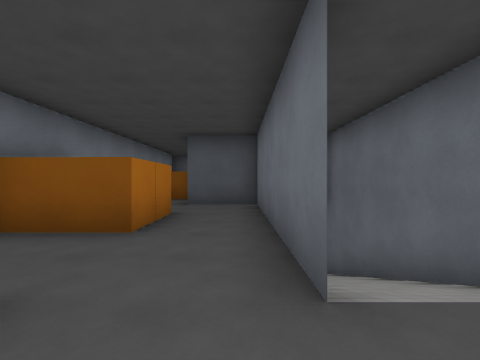
view 1 (above)

19 first-person views from a walk through a Godot game level. The camera is 1.4 m above the floor, looks level and sees 85° across. The floor is counted in squares, 2 m on a side. Each view is taken from the middle of a square. On the plan, view 1 faces up. The plan holds only what a view shows up to about 9 squares ahead; the rest is blank. The place goes on beyond the plan. Characters and animated objects are not drawn. Surface patterns are stand-ins for the level's own textures.

view 2
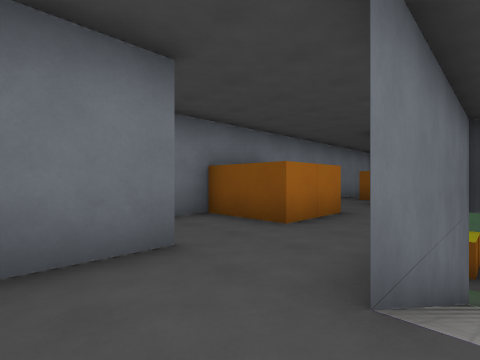

view 3
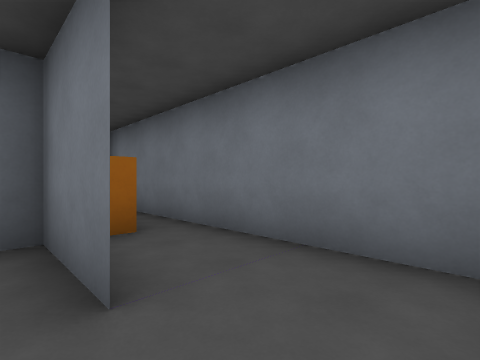

view 4
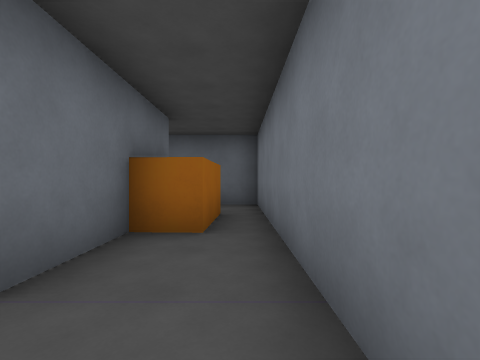

view 5
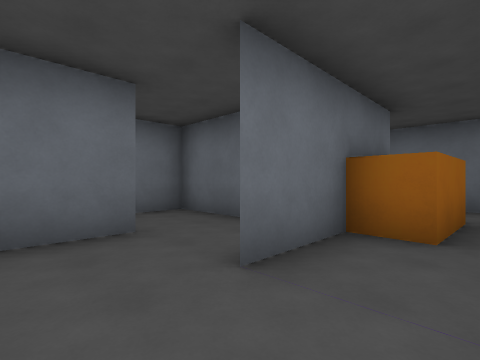

view 6
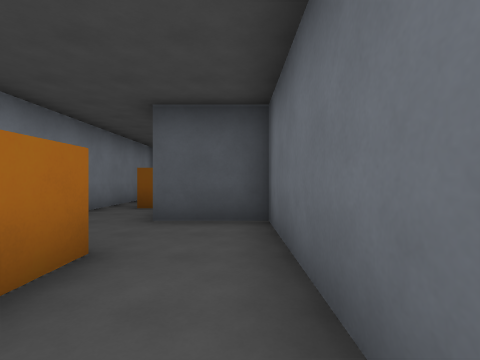

view 7
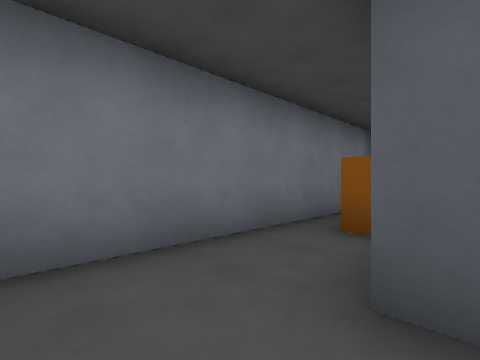

view 8
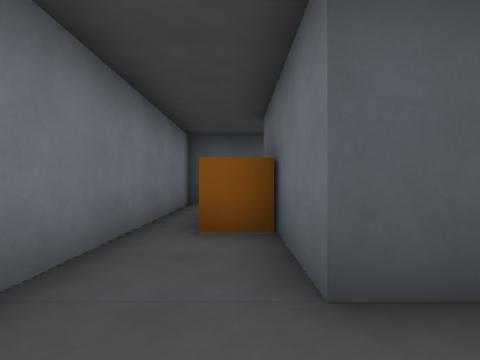

view 9
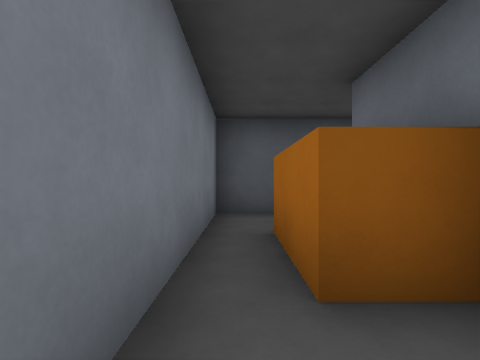

view 10
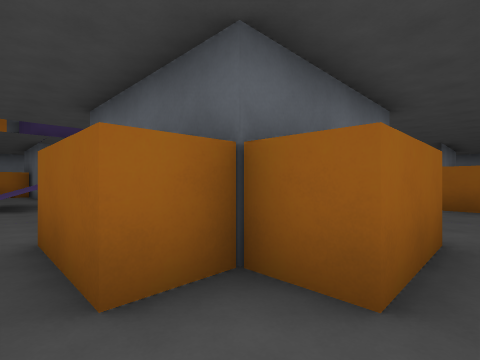

view 11
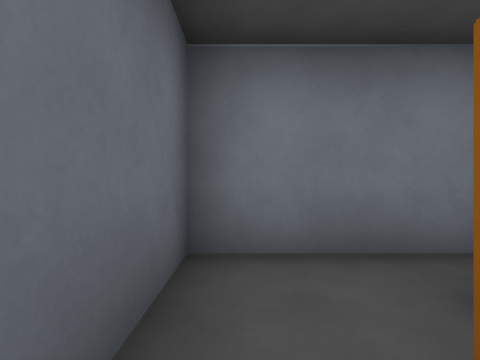

view 12
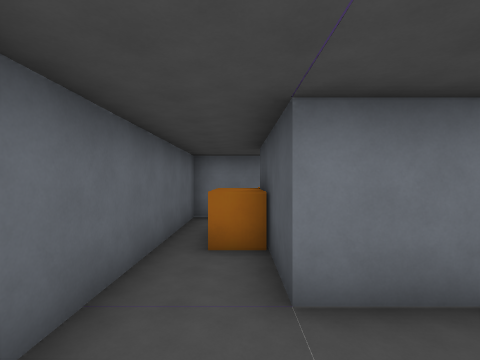

view 13
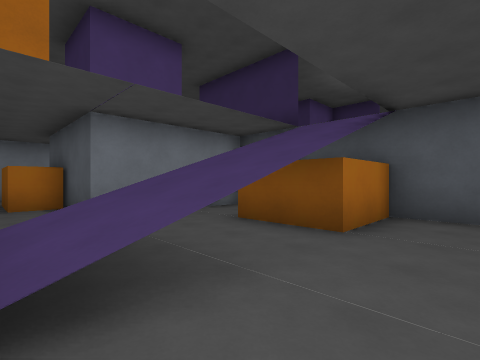

view 14
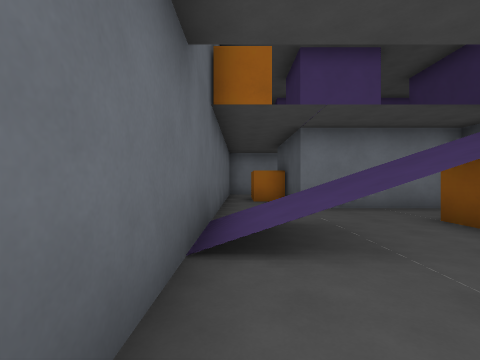

view 15
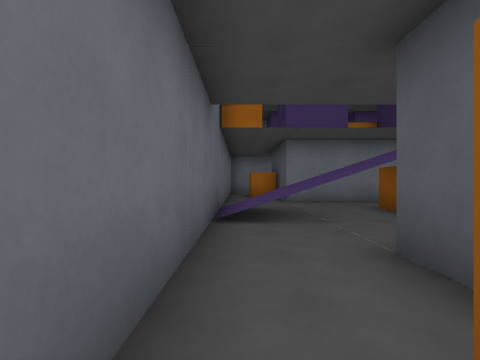

view 16
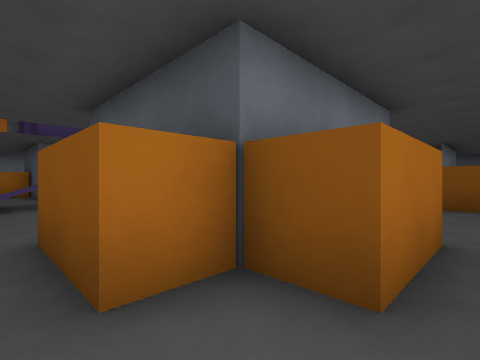

view 17
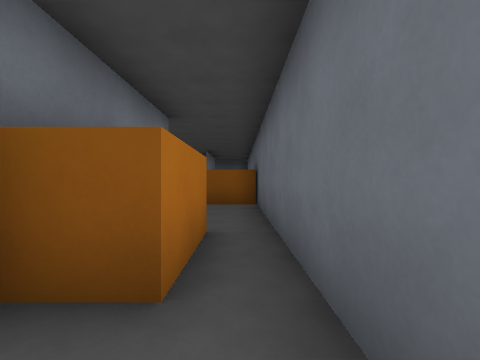

view 18
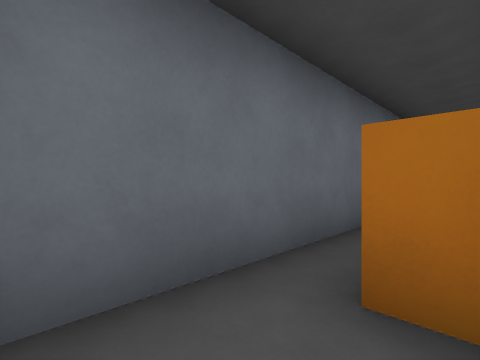

view 19
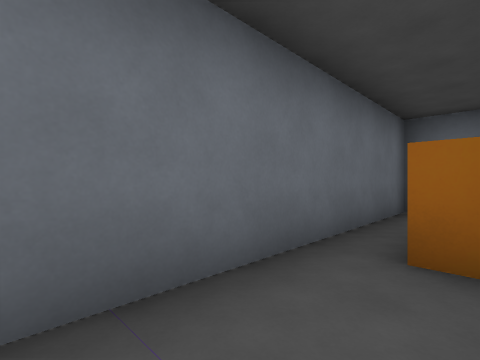

### Floor plan
Key: @ floor where view 1 was taken; # wall or solid block; . floor; / step, stairs or slope; v drop or lower ground; B box.
Columns run from 4 left of view 1 to 15 right of it. Each row starts with its distance up from view 1.
 14  ##
 13 #........//
 12 #..BB....//
 11 #.B
 10 #.B
  9 #..#
  8 #..###
  7 #....# #
  6 #....#v#
  5  BB..#v#
  4  BB..#v#          Bv
  3 #....#v          ..#
  2 #....vv   ###    ..#
  1 #.#...#. BB.     ..#
  0 #.#.@.#..BB.     ..#
 -1 #.B  ##.....     B.#
 -2 #.B  ##..//.    #B.#
 -3 #..BB....//.  BBB..#
 -4 #........//........#
 -5 v##################

Where each view was taken, in squares from view 1:
view 1: 0 up, 0 right, facing up
view 2: 0 up, 1 right, facing up-left
view 3: 3 up, 1 left, facing down-left
view 4: 3 up, 3 left, facing down
view 5: 3 up, 3 left, facing down-right
view 6: 3 up, 0 right, facing up
view 7: 6 up, 1 left, facing up-left
view 8: 6 up, 2 left, facing up
view 9: 8 up, 3 left, facing up
view 10: 13 up, 3 left, facing down-right
view 11: 4 down, 1 left, facing left
view 12: 3 down, 5 right, facing left
view 13: 4 down, 8 right, facing up-left
view 14: 4 down, 9 right, facing left
view 15: 4 down, 11 right, facing left
view 16: 4 down, 14 right, facing up-left
view 17: 4 down, 14 right, facing up
view 18: 3 down, 14 right, facing down-left
view 19: 2 up, 13 right, facing down-right
